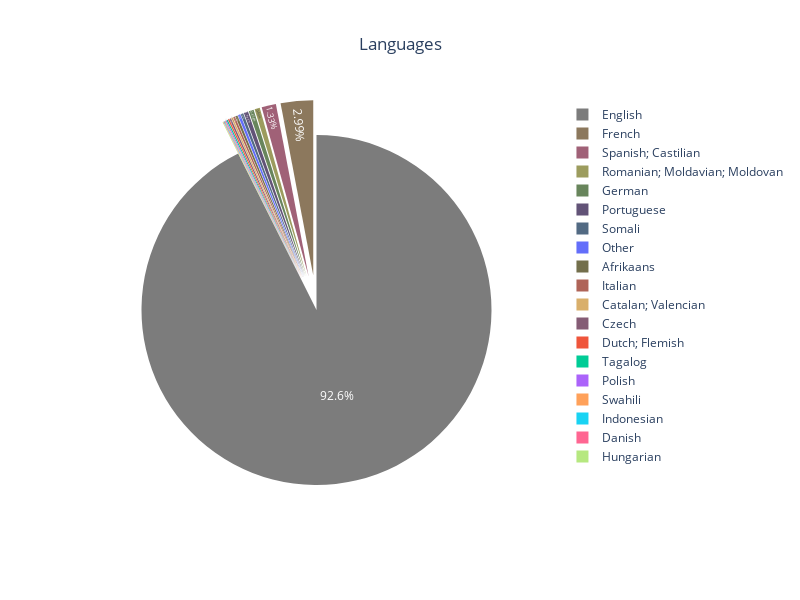

This figure's notebook cell:
### Markdown cell above
We now draw a pie-chart

### Code cell
import pandas as pd
import plotly.graph_objs as go
import plotly.express as px

# create a Plotly pie chart
fig = go.Figure(
    data=[go.Pie(labels=filtered_lang_counts.index, 
                 values=filtered_lang_counts.values,
                 pull=[0]+[0.2]*18,
                 marker=dict(colors=px.colors.qualitative.Antique_r)
                )],
    layout_title_text='Languages',
    layout_title_x=0.5
)
fig.update_traces(textposition='inside')

fig.update_layout(
    width=800,
    height=600
)

fig.show()

### Figure 1 — Plotly figure (JSON) as saved in the notebook; plotly's stock layout.template omitted (floating-point values rounded to 4 significant figures)
{"data": [{"labels": ["English", "French", "Spanish; Castilian", "Romanian; Moldavian; Moldovan", "German", "Portuguese", "Somali", "Afrikaans", "Italian", "Catalan; Valencian", "Czech", "Dutch; Flemish", "Tagalog", "Polish", "Swahili", "Indonesian", "Danish", "Hungarian", "Other"], "marker": {"colors": ["rgb(124, 124, 124)", "rgb(140, 120, 93)", "rgb(160, 97, 119)", "rgb(156, 156, 94)", "rgb(104, 133, 92)", "rgb(98, 83, 119)", "rgb(82, 106, 131)", "rgb(115, 111, 76)", "rgb(175, 100, 88)", "rgb(217, 175, 107)", "rgb(133, 92, 117)"]}, "pull": [0, 0.2, 0.2, 0.2, 0.2, 0.2, 0.2, 0.2, 0.2, 0.2, 0.2, 0.2, 0.2, 0.2, 0.2, 0.2, 0.2, 0.2, 0.2], "textposition": "inside", "type": "pie", "values": [18136, 585, 260, 96, 89, 77, 48, 42, 35, 29, 29, 25, 22, 17, 13, 12, 11, 11, 45]}], "layout": {"height": 600, "title": {"text": "Languages", "x": 0.5}, "width": 800}}
